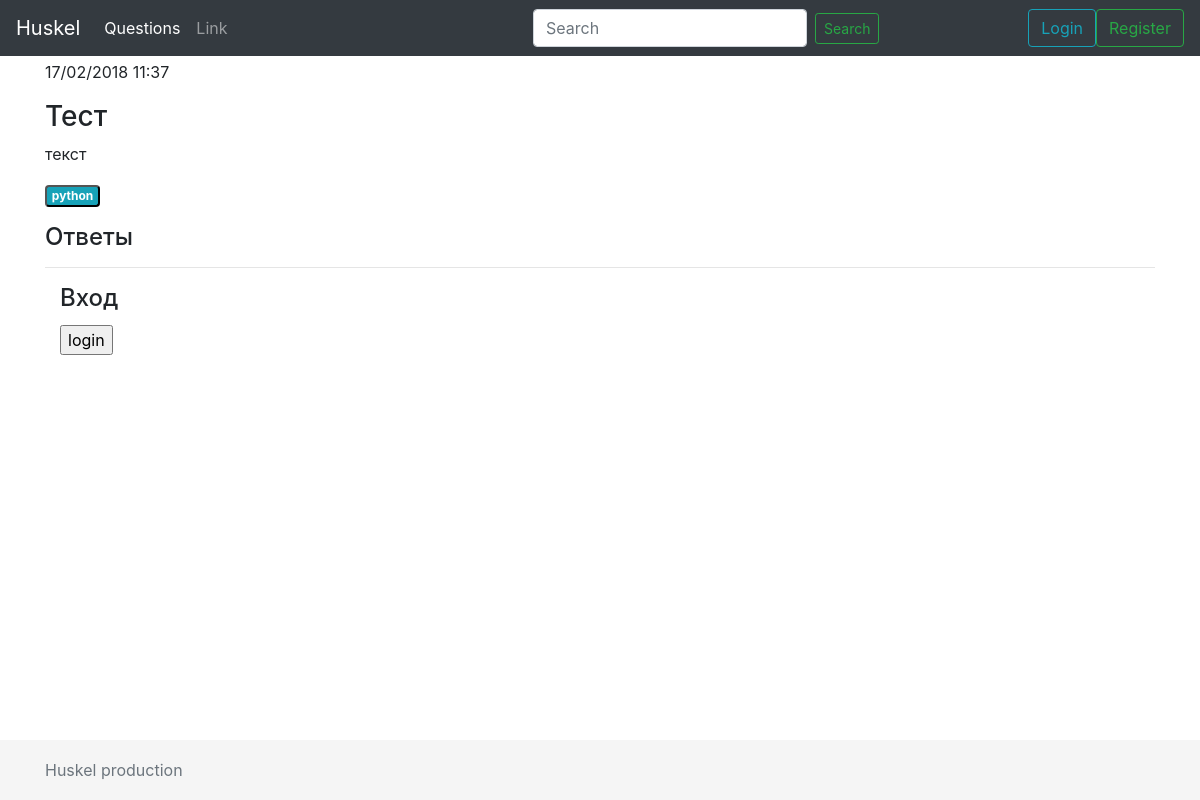
/questions/1, run on an earlier commit of the app's database.
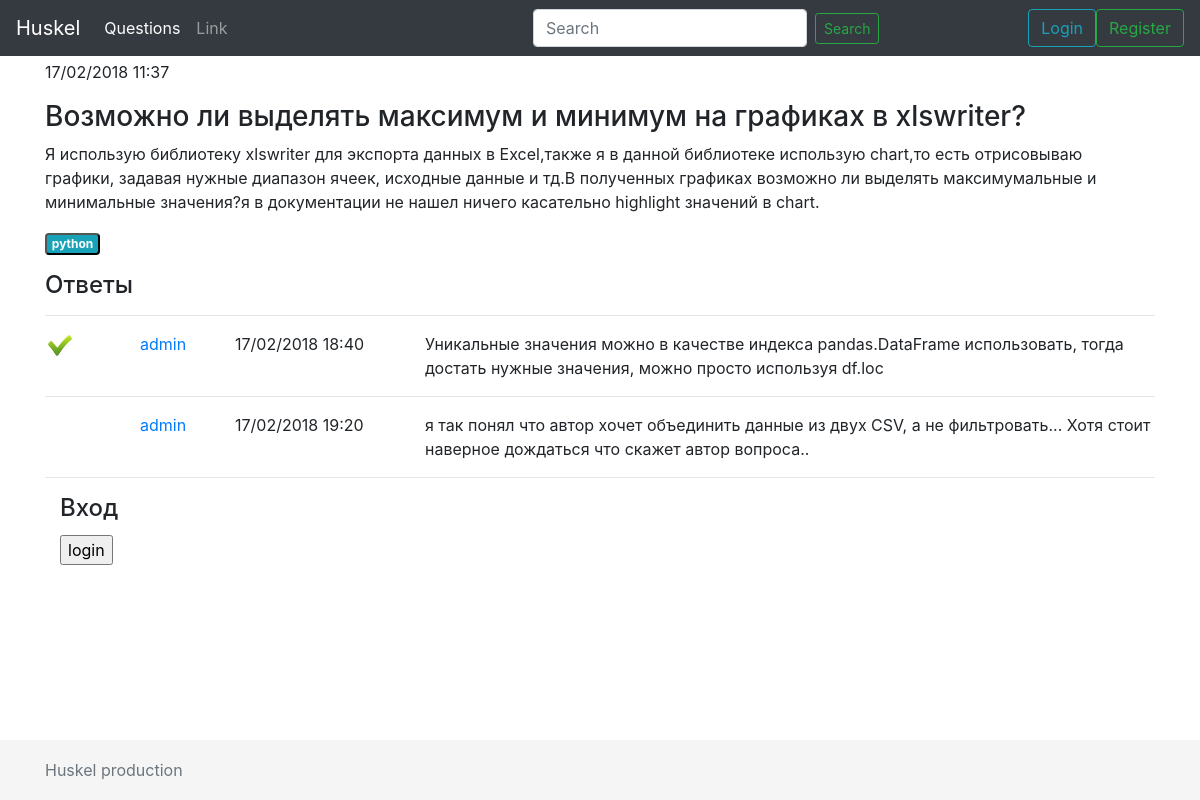
And on a later commit of the database.
### questions/models.py (models this page shows)
class Question(models.Model):
    title = models.CharField(max_length=240)
    text = models.TextField(max_length=900)
    author = models.ForeignKey(Profile)
    pub_date = models.DateTimeField('date published')
    tags = models.ManyToManyField(Tag)

class Tag(models.Model):
    word = models.CharField(max_length=35)
    def __str__(self):
        return self.word

class Answer(models.Model):
    text = models.TextField(max_length=900)
    author = models.ForeignKey(Profile)
    date = models.DateTimeField('date created')
    is_right = models.BooleanField(default=False)
    question = models.ForeignKey(Question)

class Profile(AbstractUser):
    avatar = models.ImageField(upload_to='questions/static/images/avatars', blank=True, null=True)
    class Meta:
        app_label = 'questions'

### questions/views.py (the view)
# urls.py: url(r'(?P<question_id>\d+)$', views.detail),
def detail(request, question_id):
    question = get_object_or_404(Question, pk=question_id)
    answers = Answer.objects.filter(question=question).all()
    return render(request, 'questions/details.html', {'question': question, 'answers': answers})

### questions/templates/questions/details.html
{% extends 'main.html' %}
{% load static %}
{% block content %}
<p>{{ question.pub_date | date:"d/m/Y H:i" }}</p>
<h3>{{ question.title }}</h3>
<p>{{ question.text }}</p>
<p>
{% for tag in question.tags.all %}
    <button class="badge badge-info">{{ tag }}</button>
{% endfor %}
</p>
<h4>Ответы</h4><hr>
{% for answer in answers %}
    <div class="row">
        <div class="col-1">
            {% if answer.is_right %}<img width="30" src="{% static 'images/right.jpg' %}">{% endif %}
        </div>
        <div class="col-1">
            <a href="/user/{{ answer.author.id }}">{{ answer.author }}</a>
        </div>
        <div class="col-2">
            {{ answer.date | date:"d/m/Y H:i" }}
        </div>
        <div class="col-8">
            {{ answer.text }}
        </div>
    </div><hr>
{% endfor %}
{% endblock %}

What changed in the data, as far as the page shows it:
changed Question: title "Тест" → "Возможно ли выделять максимум и минимум на графиках в xlswriter?"; text "текст" → "Я использую библиотеку xlswriter для экспорта данных в Excel,также я в данной библиотеке использую chart,то есть отрисовываю графики, задавая нужные диапазон ячеек, исходные данные и тд.В полученных графиках возможно ли выделять максимумальные и минимальные значения?я в документации не нашел ничего касательно highlight значений в chart."
added Answer: is_right True (drawn), author "admin", date "17/02/2018 18:40", text "Уникальные значения можно в качестве индекса pandas.DataFrame использовать, тогда достать нужные значения, можно просто используя df.loc"
added Answer: author "admin", date "17/02/2018 19:20", text "я так понял что автор хочет объединить данные из двух CSV, а не фильтровать... Хотя стоит наверное дождаться что скажет автор вопроса.."
